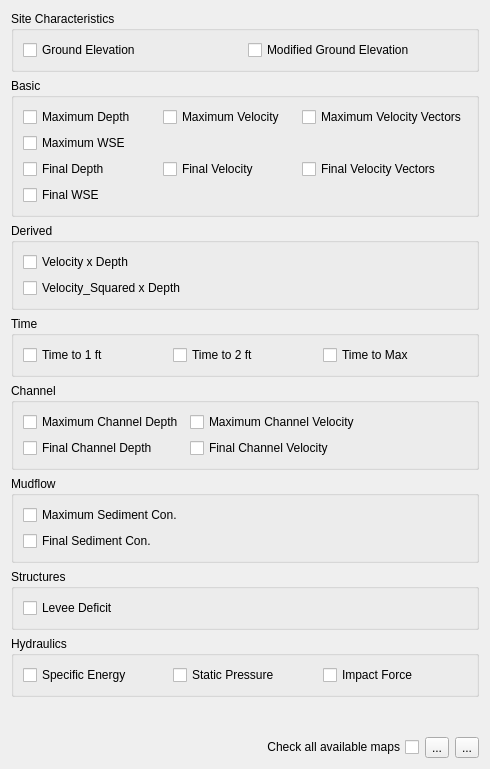
         <widget class="QWidget" name="scrollAreaWidgetContents_5">
          <property name="geometry">
           <rect>
            <x>0</x>
            <y>0</y>
            <width>490</width>
            <height>769</height>
           </rect>
          </property>
          <layout class="QGridLayout" name="gridLayout_101">
           <item row="0" column="0">
            <layout class="QGridLayout" name="gridLayout_14">
             <item row="3" column="0">
              <widget class="QgsCollapsibleGroupBox" name="tv_mf_cgb">
               <property name="title">
                <string>Time</string>
               </property>
               <property name="collapsed">
                <bool>true</bool>
               </property>
               <layout class="QGridLayout" name="gridLayout_48">
                <item row="0" column="0">
                 <layout class="QGridLayout" name="gridLayout_47">
                  <item row="0" column="1">
                   <widget class="QCheckBox" name="t2ft_mf_cb">
                    <property name="toolTip">
                     <string>&lt;html&gt;&lt;head/&gt;&lt;body&gt;&lt;p&gt;TIMETWOFT.OUT: Grid element number, the x- and y-coordinates and the initial time to two feet of depth (hr).&lt;/p&gt;&lt;/body&gt;&lt;/html&gt;</string>
                    </property>
                    <property name="toolTipDuration">
                     <number>0</number>
                    </property>
                    <property name="text">
                     <string>Time to 2 ft</string>
                    </property>
                   </widget>
                  </item>
                  <item row="0" column="0">
                   <widget class="QCheckBox" name="t1ft_mf_cb">
                    <property name="toolTip">
                     <string>&lt;html&gt;&lt;head/&gt;&lt;body&gt;&lt;p&gt;TIMEONEFT.OUT: Grid element number, the x- and y-coordinates and the initial time to one foot of depth (hr).&lt;/p&gt;&lt;/body&gt;&lt;/html&gt;</string>
                    </property>
                    <property name="toolTipDuration">
                     <number>0</number>
                    </property>
                    <property name="text">
                     <string>Time to 1 ft</string>
                    </property>
                   </widget>
                  </item>
                  <item row="0" column="2">
                   <widget class="QCheckBox" name="tmax_mf_cb">
                    <property name="toolTip">
                     <string>&lt;html&gt;&lt;head/&gt;&lt;body&gt;&lt;p&gt;TIMETOPEAK.OUT: Grid element number, the x- and y-coordinates and the time of occurrence of the maximum depth (hr).&lt;/p&gt;&lt;/body&gt;&lt;/html&gt;</string>
                    </property>
                    <property name="toolTipDuration">
                     <number>0</number>
                    </property>
                    <property name="text">
                     <string>Time to Max</string>
                    </property>
                   </widget>
                  </item>
                 </layout>
                </item>
               </layout>
              </widget>
             </item>
             <item row="1" column="0">
              <widget class="QgsCollapsibleGroupBox" name="bv_mf_cgb">
               <property name="title">
                <string>Basic</string>
               </property>
               <property name="collapsed">
                <bool>true</bool>
               </property>
               <layout class="QGridLayout" name="gridLayout_23">
                <item row="0" column="0">
                 <layout class="QGridLayout" name="gridLayout_22">
                  <item row="0" column="1">
                   <widget class="QCheckBox" name="mv_mf_cb">
                    <property name="toolTip">
                     <string>&lt;html&gt;&lt;head/&gt;&lt;body&gt;&lt;p&gt;VELFP.OUT: Maximum floodplain flow velocity (fps or mps).&lt;/p&gt;&lt;/body&gt;&lt;/html&gt;</string>
                    </property>
                    <property name="toolTipDuration">
                     <number>0</number>
                    </property>
                    <property name="text">
                     <string>Maximum Velocity</string>
                    </property>
                   </widget>
                  </item>
                  <item row="2" column="2">
                   <widget class="QCheckBox" name="fvv_mf_cb">
                    <property name="toolTip">
                     <string>&lt;html&gt;&lt;head/&gt;&lt;body&gt;&lt;p&gt;FINALVEL.OUT &amp;amp; FINALDIR.OUT: Combination of these two files to generate the final velocity vectors (fps or mps).&lt;/p&gt;&lt;/body&gt;&lt;/html&gt;</string>
                    </property>
                    <property name="toolTipDuration">
                     <number>0</number>
                    </property>
                    <property name="text">
                     <string>Final Velocity Vectors</string>
                    </property>
                   </widget>
                  </item>
                  <item row="0" column="0">
                   <widget class="QCheckBox" name="md_mf_cb">
                    <property name="toolTip">
                     <string>&lt;html&gt;&lt;head/&gt;&lt;body&gt;&lt;p&gt;DEPTH.OUT: Maximum combined channel/floodplain flow depths (ft or m).&lt;/p&gt;&lt;/body&gt;&lt;/html&gt;</string>
                    </property>
                    <property name="toolTipDuration">
                     <number>0</number>
                    </property>
                    <property name="text">
                     <string>Maximum Depth</string>
                    </property>
                   </widget>
                  </item>
                  <item row="2" column="1">
                   <widget class="QCheckBox" name="fv_mf_cb">
                    <property name="toolTip">
                     <string>&lt;html&gt;&lt;head/&gt;&lt;body&gt;&lt;p&gt;FINALVEL.OUT: Flow velocity at the end of the simulation (fps or mps).&lt;/p&gt;&lt;/body&gt;&lt;/html&gt;</string>
                    </property>
                    <property name="toolTipDuration">
                     <number>0</number>
                    </property>
                    <property name="text">
                     <string>Final Velocity</string>
                    </property>
                   </widget>
                  </item>
                  <item row="2" column="0">
                   <widget class="QCheckBox" name="fd_mf_cb">
                    <property name="toolTip">
                     <string>&lt;html&gt;&lt;head/&gt;&lt;body&gt;&lt;p&gt;FINALDEP.OUT: Final floodplain flow depths (ft or m).&lt;/p&gt;&lt;/body&gt;&lt;/html&gt;</string>
                    </property>
                    <property name="toolTipDuration">
                     <number>0</number>
                    </property>
                    <property name="text">
                     <string>Final Depth</string>
                    </property>
                   </widget>
                  </item>
                  <item row="4" column="0">
                   <widget class="QCheckBox" name="fwse_mf_cb">
                    <property name="toolTip">
                     <string>&lt;html&gt;&lt;head/&gt;&lt;body&gt;&lt;p&gt;Final Corrected Water Elevation: FINALDEP.OUT + Final Ground Elevation (ft or m).&lt;/p&gt;&lt;p&gt;FLO-2D Pro Engine corrects the grid elevation automatically at runtime for several conditions.&lt;/p&gt;&lt;p&gt;1. Outflow elements - an outflow element that has 3 upstream neighbors that are lower elevation will be corrected to 0.1 ft below the lowest elevation.&lt;/p&gt;&lt;p&gt;2. Channel banks - grid elevations along channel banks will be corrected to the bank elevation defined in CHAN.DAT for prismatic channels or XSEC.DAT for natural channels.&lt;/p&gt;&lt;p&gt;3. Storm Drains - grid elevations that contain storm drain inlets or manholes will be adjusted to the rim elevation of the storm drain. This is represented by the invert elevation + max depth for the node in SWMM.inp.&lt;/p&gt;&lt;p&gt;Corrections are stored in two files:&lt;/p&gt;&lt;p&gt;FPREV.NEW for runs without storm drains.&lt;/p&gt;&lt;p&gt;TOPO_SDElev.RGH for runs with storm drains.&lt;/p&gt;&lt;/body&gt;&lt;/html&gt;</string>
                    </property>
                    <property name="toolTipDuration">
                     <number>0</number>
                    </property>
                    <property name="text">
                     <string>Final WSE</string>
                    </property>
                   </widget>
                  </item>
                  <item row="1" column="0">
                   <widget class="QCheckBox" name="mwse_mf_cb">
                    <property name="toolTip">
                     <string>&lt;html&gt;&lt;head/&gt;&lt;body&gt;&lt;p&gt;MAXWSELEV.OUT: Grid element number, x-coordinate, y-coordinate, and the maximum water surface elevation of either the floodplain or channel (ft or m).&lt;/p&gt;&lt;/body&gt;&lt;/html&gt;</string>
                    </property>
                    <property name="toolTipDuration">
                     <number>0</number>
                    </property>
                    <property name="text">
                     <string>Maximum WSE</string>
                    </property>
                   </widget>
                  </item>
                  <item row="0" column="2">
                   <widget class="QCheckBox" name="mvv_mf_cb">
                    <property name="toolTip">
                     <string>&lt;html&gt;&lt;head/&gt;&lt;body&gt;&lt;p&gt;VELFP.OUT &amp;amp; VELDIREC.OUT: Combination of these two files to generate the maximum velocity vectors (fps or mps).&lt;/p&gt;&lt;/body&gt;&lt;/html&gt;</string>
                    </property>
                    <property name="toolTipDuration">
                     <number>0</number>
                    </property>
                    <property name="text">
                     <string>Maximum Velocity Vectors</string>
                    </property>
                   </widget>
                  </item>
                 </layout>
                </item>
               </layout>
              </widget>
             </item>
             <item row="6" column="0">
              <widget class="QgsCollapsibleGroupBox" name="sv_mf_cgb">
               <property name="title">
                <string>Structures</string>
               </property>
               <property name="collapsed">
                <bool>true</bool>
               </property>
               <layout class="QGridLayout" name="gridLayout_52">
                <item row="0" column="0">
                 <layout class="QGridLayout" name="gridLayout_51">
                  <item row="0" column="0">
                   <widget class="QCheckBox" name="ld_mf_cb">
                    <property name="toolTip">
                     <string>&lt;html&gt;&lt;head/&gt;&lt;body&gt;&lt;p&gt;LEVEEDEFIC.OUT: Levee freeboard deficit.&lt;/p&gt;&lt;p&gt;0 = freeboard &amp;gt; 3 ft (0.9 m).&lt;/p&gt;&lt;p&gt;1 = 2 ft (0.6 m) &amp;lt; freeboard &amp;lt; 3 ft (0.9 m).&lt;/p&gt;&lt;p&gt;2 = 1 ft (0.3 m) &amp;lt; freeboard &amp;lt; 2 ft (0.6 m).&lt;/p&gt;&lt;p&gt;3 = freeboard &amp;lt; 1 ft (0.3 m).&lt;/p&gt;&lt;p&gt;4 = levee is overtopped by flow.&lt;/p&gt;&lt;/body&gt;&lt;/html&gt;</string>
                    </property>
                    <property name="toolTipDuration">
                     <number>0</number>
                    </property>
                    <property name="text">
                     <string>Levee Deficit</string>
                    </property>
                   </widget>
                  </item>
                 </layout>
                </item>
               </layout>
              </widget>
             </item>
             <item row="8" column="0">
              <widget class="QgsCollapsibleGroupBox" name="hp_mf_cgb">
               <property name="title">
                <string>Hydraulics</string>
               </property>
               <property name="collapsed">
                <bool>true</bool>
               </property>
               <layout class="QGridLayout" name="gridLayout_54">
                <item row="0" column="0">
                 <layout class="QGridLayout" name="gridLayout_53">
                  <item row="0" column="1">
                   <widget class="QCheckBox" name="sp_mf_cb">
                    <property name="toolTip">
                     <string>&lt;html&gt;&lt;head/&gt;&lt;body&gt;&lt;p&gt;STATICPRESS.OUT: Spatially variable static force per linear foot for each floodplain element (lb/ft or N/m).&lt;/p&gt;&lt;/body&gt;&lt;/html&gt;</string>
                    </property>
                    <property name="toolTipDuration">
                     <number>0</number>
                    </property>
                    <property name="text">
                     <string>Static Pressure</string>
                    </property>
                   </widget>
                  </item>
                  <item row="0" column="0">
                   <widget class="QCheckBox" name="se_mf_cb">
                    <property name="toolTip">
                     <string>&lt;html&gt;&lt;head/&gt;&lt;body&gt;&lt;p&gt;SPECENERGY.OUT: Maximum specific energy for a floodplain grid element (ft or m).&lt;/p&gt;&lt;/body&gt;&lt;/html&gt;</string>
                    </property>
                    <property name="toolTipDuration">
                     <number>0</number>
                    </property>
                    <property name="text">
                     <string>Specific Energy</string>
                    </property>
                   </widget>
                  </item>
                  <item row="0" column="2">
                   <widget class="QCheckBox" name="if_mf_cb">
                    <property name="toolTip">
                     <string>&lt;html&gt;&lt;head/&gt;&lt;body&gt;&lt;p&gt;IMPACT.OUT: Impact force per linear foot of structure on the floodplain (lbf/ft or N/m).&lt;/p&gt;&lt;/body&gt;&lt;/html&gt;</string>
                    </property>
                    <property name="toolTipDuration">
                     <number>0</number>
                    </property>
                    <property name="text">
                     <string>Impact Force</string>
                    </property>
                   </widget>
                  </item>
                 </layout>
                </item>
               </layout>
              </widget>
             </item>
             <item row="4" column="0">
              <widget class="QgsCollapsibleGroupBox" name="ch_mf_cgb">
               <property name="title">
                <string>Channel</string>
               </property>
               <property name="collapsed">
                <bool>true</bool>
               </property>
               <layout class="QGridLayout" name="gridLayout_50">
                <item row="0" column="0">
                 <layout class="QGridLayout" name="gridLayout_49">
                  <item row="0" column="0">
                   <widget class="QCheckBox" name="cd_mf_cb">
                    <property name="toolTip">
                     <string>&lt;html&gt;&lt;head/&gt;&lt;body&gt;&lt;p&gt;DEPCH.OUT: Maximum channel flow depths (ft or m).&lt;/p&gt;&lt;/body&gt;&lt;/html&gt;</string>
                    </property>
                    <property name="toolTipDuration">
                     <number>0</number>
                    </property>
                    <property name="text">
                     <string>Maximum Channel Depth</string>
                    </property>
                   </widget>
                  </item>
                  <item row="0" column="1">
                   <widget class="QCheckBox" name="cv_mf_cb">
                    <property name="toolTip">
                     <string>&lt;html&gt;&lt;head/&gt;&lt;body&gt;&lt;p&gt;VELOC.OUT: Maximum channel flow velocity (fps or mps).&lt;/p&gt;&lt;/body&gt;&lt;/html&gt;</string>
                    </property>
                    <property name="toolTipDuration">
                     <number>0</number>
                    </property>
                    <property name="text">
                     <string>Maximum Channel Velocity</string>
                    </property>
                   </widget>
                  </item>
                  <item row="0" column="2">
                   <widget class="QLabel" name="label">
                    <property name="text">
                     <string/>
                    </property>
                   </widget>
                  </item>
                  <item row="1" column="0">
                   <widget class="QCheckBox" name="fcd_mf_cb">
                    <property name="toolTip">
                     <string>&lt;html&gt;&lt;head/&gt;&lt;body&gt;&lt;p&gt;DEPCHFINAL.OUT: Final channel flow depths (ft or m).&lt;/p&gt;&lt;/body&gt;&lt;/html&gt;</string>
                    </property>
                    <property name="toolTipDuration">
                     <number>0</number>
                    </property>
                    <property name="text">
                     <string>Final Channel Depth</string>
                    </property>
                   </widget>
                  </item>
                  <item row="1" column="1">
                   <widget class="QCheckBox" name="fcv_mf_cb">
                    <property name="toolTip">
                     <string>&lt;html&gt;&lt;head/&gt;&lt;body&gt;&lt;p&gt;VELCHFINAL.OUT: Final channel flow velocities (fps or mps).&lt;/p&gt;&lt;/body&gt;&lt;/html&gt;</string>
                    </property>
                    <property name="toolTipDuration">
                     <number>0</number>
                    </property>
                    <property name="text">
                     <string>Final Channel Velocity</string>
                    </property>
                   </widget>
                  </item>
                 </layout>
                </item>
               </layout>
              </widget>
             </item>
             <item row="0" column="0">
              <widget class="QgsCollapsibleGroupBox" name="sc_mf_cgb">
               <property name="title">
                <string>Site Characteristics</string>
               </property>
               <property name="collapsed">
                <bool>true</bool>
               </property>
               <layout class="QGridLayout" name="gridLayout_17">
                <item row="0" column="0">
                 <layout class="QGridLayout" name="gridLayout_15">
                  <item row="0" column="0">
                   <widget class="QCheckBox" name="ge_mf_cb">
                    <property name="enabled">
                     <bool>true</bool>
                    </property>
                    <property name="toolTip">
                     <string>&lt;html&gt;&lt;head/&gt;&lt;body&gt;&lt;p&gt;TOPO.DAT: Grid element, x- and y-coordinates, and their elevations (ft or m).&lt;/p&gt;&lt;/body&gt;&lt;/html&gt;</string>
                    </property>
                    <property name="toolTipDuration">
                     <number>0</number>
                    </property>
                    <property name="text">
                     <string>Ground Elevation</string>
                    </property>
                   </widget>
                  </item>
                  <item row="0" column="1">
                   <widget class="QCheckBox" name="mge_mf_cb">
                    <property name="toolTip">
                     <string>&lt;html&gt;&lt;head/&gt;&lt;body&gt;&lt;p&gt;TOPO.DAT&lt;/p&gt;&lt;p&gt;Contains the grid element ID, x- and y-coordinates, and corresponding elevations, reported in either feet or meters.&lt;/p&gt;&lt;p&gt;FPREV.NEW&lt;/p&gt;&lt;p&gt;Reports elevation differences between channel banks and outflow elements. During simulation, FLOPRO.exe may modify grid elevations associated with channel banks and outflow nodes. If a channel bank elevation differs from the grid elevation at the location occupied by the left or right bank, the final elevation is set to the cross-section bank elevation. For outflow nodes, if a connected upstream node has a lower elevation, FLOPRO adjusts the outflow node elevation to 0.1 ft (or equivalent metric value) below the lowest connected upstream node. Elevations are reported in feet or meters.&lt;/p&gt;&lt;p&gt;TOPO_SDElev.RGH&lt;/p&gt;&lt;p&gt;Extends the elevation adjustments reported in FPREV.NEW by documenting additional automatic corrections applied when the FLO-2D engine compares floodplain grid elevations to storm drain inlet rim elevations and Type 4 invert elevations. This file reports the grid element ID, x- and y-coordinates, and the elevation adjustments applied. The file is generated only when a storm drain system is included in the simulation. Elevations are reported in feet or meters.&lt;/p&gt;&lt;/body&gt;&lt;/html&gt;</string>
                    </property>
                    <property name="toolTipDuration">
                     <number>0</number>
                    </property>
                    <property name="text">
                     <string>Modified Ground Elevation</string>
                    </property>
                   </widget>
                  </item>
                 </layout>
                </item>
               </layout>
              </widget>
             </item>
             <item row="2" column="0">
              <widget class="QgsCollapsibleGroupBox" name="dv_mf_cgb">
               <property name="title">
                <string>Derived</string>
               </property>
               <property name="collapsed">
                <bool>true</bool>
               </property>
               <layout class="QGridLayout" name="gridLayout_25">
                <item row="1" column="0">
                 <layout class="QGridLayout" name="gridLayout_24">
                  <item row="0" column="0">
                   <widget class="QCheckBox" name="dv_mf_cb">
                    <property name="toolTip">
                     <string>&lt;html&gt;&lt;head/&gt;&lt;body&gt;&lt;p&gt;VEL_X_DEPTH.OUT: Maximum of velocity times depth for each floodplain element (ft&lt;span style=&quot; vertical-align:super;&quot;&gt;2&lt;/span&gt;/s or m&lt;span style=&quot; vertical-align:super;&quot;&gt;2&lt;/span&gt;/s).&lt;/p&gt;&lt;/body&gt;&lt;/html&gt;</string>
                    </property>
                    <property name="toolTipDuration">
                     <number>0</number>
                    </property>
                    <property name="text">
                     <string>Velocity x Depth</string>
                    </property>
                   </widget>
                  </item>
                  <item row="1" column="0">
                   <widget class="QCheckBox" name="v2xd_mf_cb">
                    <property name="toolTip">
                     <string>&lt;html&gt;&lt;head/&gt;&lt;body&gt;&lt;p&gt;The maximum value of synchronized velocity squared x depth.&lt;/p&gt;&lt;/body&gt;&lt;/html&gt;</string>
                    </property>
                    <property name="text">
                     <string>Velocity_Squared x Depth</string>
                    </property>
                   </widget>
                  </item>
                 </layout>
                </item>
               </layout>
              </widget>
             </item>
             <item row="5" column="0">
              <widget class="QgsCollapsibleGroupBox" name="mf_mf_cgb">
               <property name="title">
                <string>Mudflow</string>
               </property>
               <property name="collapsed">
                <bool>true</bool>
               </property>
               <layout class="QGridLayout" name="gridLayout_56">
                <item row="0" column="0">
                 <layout class="QGridLayout" name="gridLayout_55">
                  <item row="1" column="0">
                   <widget class="QCheckBox" name="fs_mf_cb">
                    <property name="toolTip">
                     <string>&lt;html&gt;&lt;head/&gt;&lt;body&gt;&lt;p&gt;FINALCVFP: Final floodplain mudflow sediment concentration by volume.&lt;/p&gt;&lt;/body&gt;&lt;/html&gt;</string>
                    </property>
                    <property name="toolTipDuration">
                     <number>0</number>
                    </property>
                    <property name="text">
                     <string>Final Sediment Con.</string>
                    </property>
                   </widget>
                  </item>
                  <item row="0" column="0">
                   <widget class="QCheckBox" name="ms_mf_cb">
                    <property name="toolTip">
                     <string>&lt;html&gt;&lt;head/&gt;&lt;body&gt;&lt;p&gt;CVFPMAX.OUT: Floodplain fluid maximum sediment concentration by volume.&lt;/p&gt;&lt;/body&gt;&lt;/html&gt;</string>
                    </property>
                    <property name="toolTipDuration">
                     <number>0</number>
                    </property>
                    <property name="text">
                     <string>Maximum Sediment Con.</string>
                    </property>
                   </widget>
                  </item>
                  <item row="0" column="2">
                   <widget class="QLabel" name="label_11">
                    <property name="text">
                     <string/>
                    </property>
                   </widget>
                  </item>
                  <item row="0" column="1">
                   <widget class="QLabel" name="label_13">
                    <property name="text">
                     <string/>
                    </property>
                   </widget>
                  </item>
                 </layout>
                </item>
               </layout>
              </widget>
             </item>
            </layout>
           </item>
           <item row="2" column="0">
            <layout class="QGridLayout" name="gridLayout_108">
             <item row="0" column="0">
              <widget class="QCheckBox" name="check_mf_cb">
               <property name="layoutDirection">
                <enum>Qt::RightToLeft</enum>
               </property>
               <property name="text">
                <string>Check all available maps</string>
               </property>
              </widget>
             </item>
             <item row="0" column="1">
              <widget class="QToolButton" name="cg_md_btn">
               <property name="text">
                <string>...</string>
               </property>
              </widget>
             </item>
             <item row="0" column="2">
              <widget class="QToolButton" name="eg_md_btn">
               <property name="text">
                <string>...</string>
               </property>
              </widget>
             </item>
            </layout>
           </item>
           <item row="1" column="0">
            <spacer name="verticalSpacer_3">
             <property name="orientation">
              <enum>Qt::Vertical</enum>
             </property>
             <property name="sizeHint" stdset="0">
              <size>
               <width>20</width>
               <height>40</height>
              </size>
             </property>
            </spacer>
           </item>
          </layout>
         </widget>
